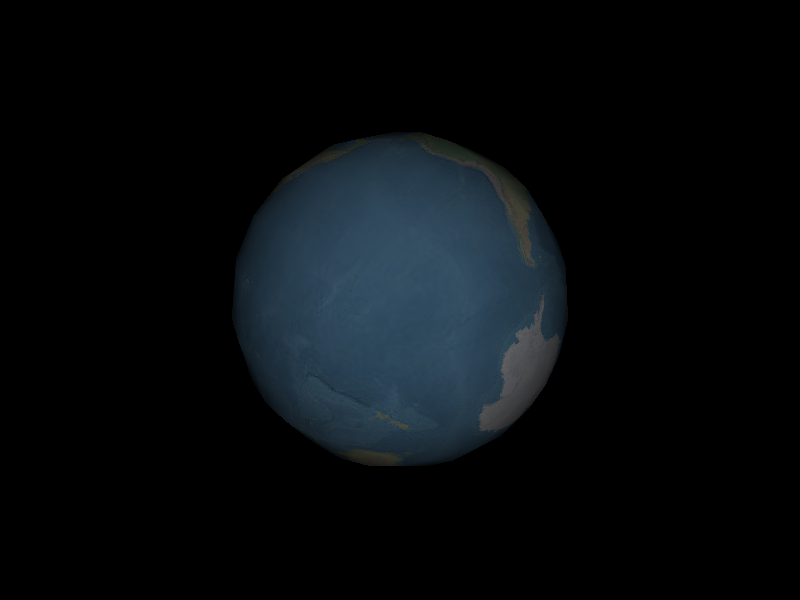

This chart was generated by the following Python code:
#!/usr/bin/env python

# Import OBJ with duplicate texture maps and render.

import os

import vtkmodules.vtkInteractionStyle  # noqa: F401
import vtkmodules.vtkRenderingFreeType  # noqa: F401
import vtkmodules.vtkRenderingOpenGL2  # noqa: F401

from vtkmodules.vtkIOImport import vtkOBJImporter
from vtkmodules.vtkRenderingCore import (
    vtkRenderWindow,
    vtkRenderWindowInteractor,
    vtkRenderer,
)

# Source
data_dir = os.environ.get("VPE_DATA_DIR", os.path.dirname(os.path.abspath(__file__)))
input_dir = os.path.join(data_dir, "Input")

# Import OBJ
obj_importer = vtkOBJImporter()
obj_importer.SetFileName(os.path.join(input_dir, "TestOBJImporter.obj"))
obj_importer.SetFileNameMTL(os.path.join(input_dir, "TestOBJImporter.mtl"))
obj_importer.SetTexturePath(input_dir)

# Renderer
renderer = vtkRenderer()

# Render window
render_window = vtkRenderWindow()
render_window.AddRenderer(renderer)
render_window.SetWindowName("obj importer-duplicate maps")
render_window.SetMultiSamples(0)
render_window.SetSize(800, 600)

# Interactor
interactor = vtkRenderWindowInteractor()
interactor.SetRenderWindow(render_window)

obj_importer.SetRenderWindow(render_window)
obj_importer.Update()

# Scene
renderer.ResetCamera()
renderer.GetActiveCamera().SetPosition(10, 10, -10)
renderer.ResetCamera()

interactor.Initialize()
interactor.Start()
